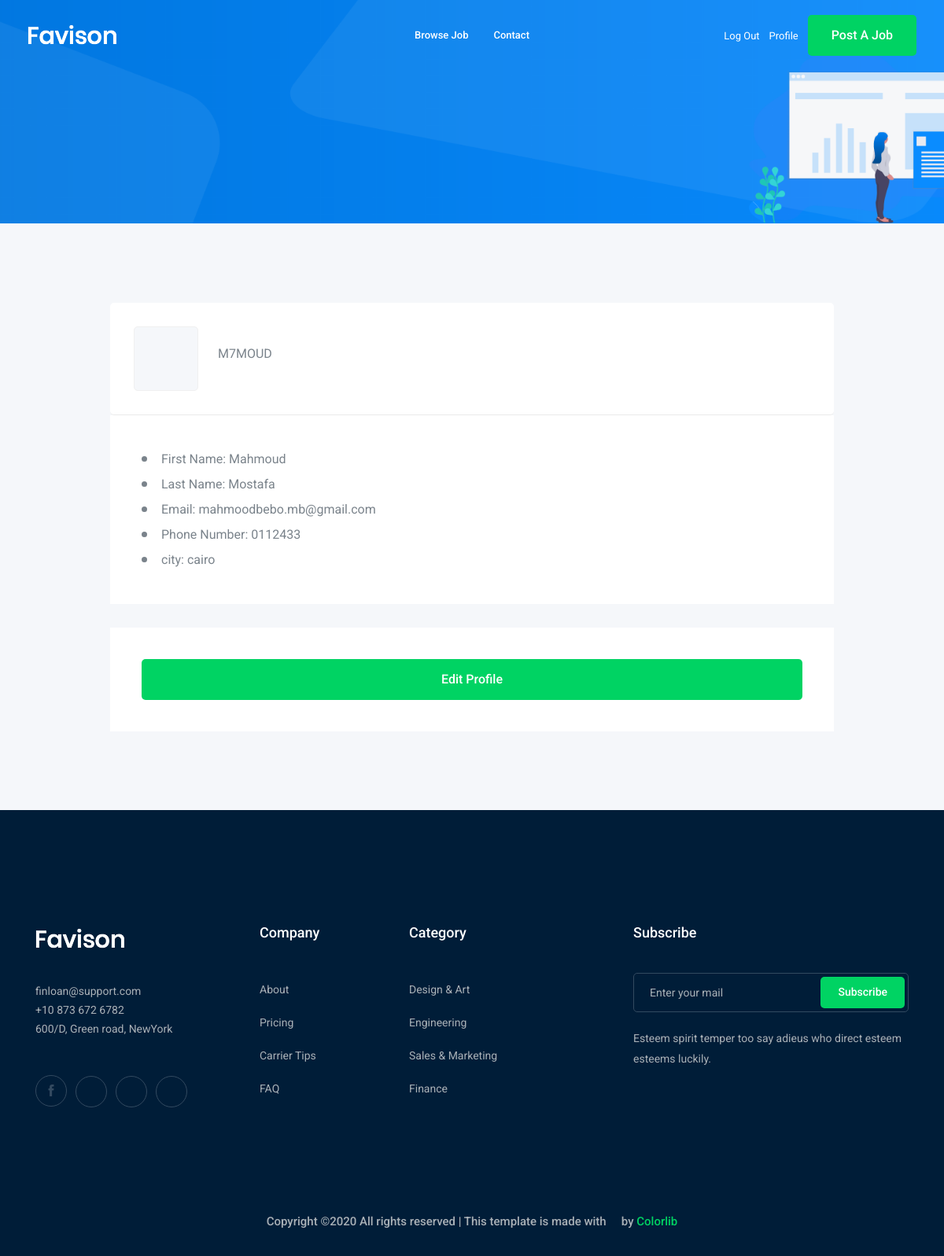
/accounts/profile/ (signed in), run on the app's committed database.
### accounts/models.py (models this page shows)
class Profile(models.Model):
    user = models.OneToOneField(User , on_delete = models.CASCADE)
    city = models.ForeignKey('City' , related_name='user_city' , on_delete = models.CASCADE , null=True , blank= True)
    phone_numer = models.CharField(max_length=15)
    image = models.ImageField(upload_to = 'profile/')
    def __str__(self):
        return str(self.user)

class City(models.Model):
    name = models.CharField(max_length=30)
    def __str__(self):
        return str(self.name)

### accounts/views.py (the view)
# urls.py: path('profile/', views.profile , name = 'profile'),
def profile(request):
    profile = Profile.objects.get(user = request.user)
    return render(request , 'accounts/profile.html',{'profile':profile})

### accounts/templates/accounts/profile.html (shortened to what this page needs)
{% extends 'base.html' %}
{% block body %}
{% load bootstrap4 %}
    <div class="bradcam_area bradcam_bg_1">
        <div class="container">
            <div class="row">
                <div class="col-xl-12">
                </div>
            </div>
        </div>
    </div>
    <div class="job_details_area">
        <div class="container">
            <div class="row">
                <div class="col-lg-10 mx-auto">
                    <div class="job_details_header">
                        <div class="single_jobs white-bg d-flex justify-content-between">
                            <div class="jobs_left d-flex align-items-center">
                                <div class="thumb">
                                </div>
                                <div class="jobs_conetent">
                                    <div class="links_locat d-flex align-items-center">
                                        <div class="">
                                            <p>  {{profile}}</p>
                                        </div>
                                    </div>
                                </div>
                            </div>
                        </div>
                    </div>
                    <div class="descript_wrap white-bg">
                        <div class="single_wrap">
                            <div class="job_content">
                                <ul>
                                    <li>First Name: <span>{{profile.user.first_name}}</span></li>
                                    <li>Last Name: <span>{{profile.user.last_name}}</span></li>
                                    <li> Email: <span>{{profile.user.email}}</span></li>
                                    <li>Phone Number: <span>{{profile.phone_numer}}</span></li>
                                    <li>city: <span>{{profile.city}}</span></li>
                                </ul>
                            </div>
                        </div>
                    </div>
                    <div class="apply_job_form white-bg">
                        <a class="boxed-btn3 w-100" href="{% url 'accounts:profile_edit' %}">Edit Profile</a>
                    </div>
                </div>
                </div>
            </div>
        </div>
{% endblock %}

### data on the page
Profile: user.username "M7MOUD", user.first_name "Mahmoud", user.last_name "Mostafa", user.email "mahmoodbebo.mb@gmail.com", phone_numer "0112433", city "cairo"
